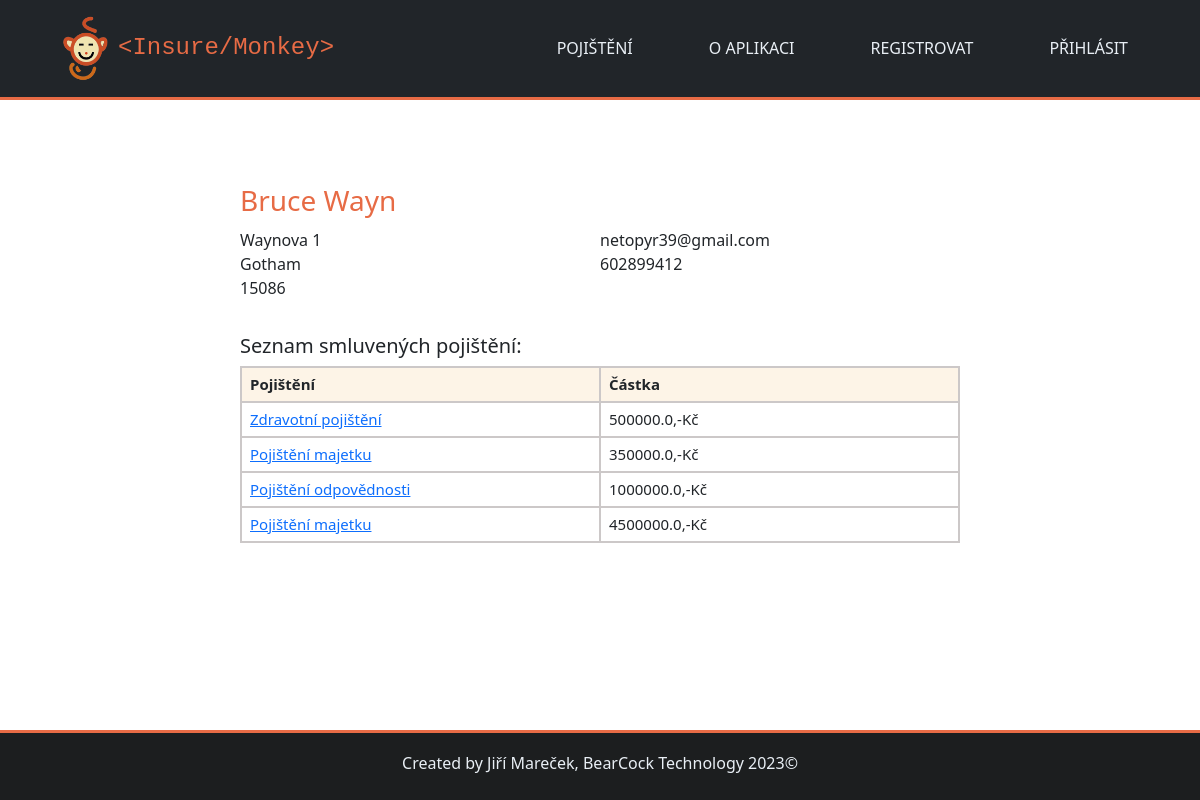
Screenshot of /insuremonkey/4/pojistenec_detail/ with the database file from the repository.
### insuremonkey/models.py (models this page shows, shortened)
class Pojistenec(models.Model):
    jmeno = models.CharField(max_length=20, verbose_name="Jméno")
    prijmeni = models.CharField(max_length=50, verbose_name="Příjmení")
    email = models.CharField(max_length=50, verbose_name="E-mail")
    telefon = models.IntegerField(default=0, verbose_name="Telefon")
    ulice = models.CharField(max_length=100, verbose_name="Ulice a číslo popisné")
    mesto = models.CharField(max_length=50, verbose_name="Město")
    psc = models.IntegerField(default=0, verbose_name="PSČ")
    def __init__(self, *args, **kwargs):
        super(Pojistenec, self).__init__(*args, **kwargs)
    class Meta:
        verbose_name = "Pojištěnec"
        verbose_name_plural = "Pojištěnci"

class NastavitPojisteni(models.Model):
    pojisteni = models.ForeignKey(Pojisteni, on_delete=models.CASCADE, verbose_name= "Typ pojištění")
    pojistenec = models.ForeignKey(Pojistenec, on_delete=models.CASCADE, verbose_name= "Pojištěnec")
    cislo_smlouvy = models.AutoField(primary_key=True, verbose_name= "Čislo smlouvy")
    predmet_pojisteni = models.CharField(max_length=200, verbose_name= "Předmět pojištění")
    datum_zacatek = models.DateField(verbose_name="Platnost od")
    datum_konec = models.DateField(verbose_name="Platnost do")
    castka = models.FloatField(default=0, verbose_name="Částka")
    class Meta:
        verbose_name = "Smluvené pojištění"
        verbose_name_plural = "Smluvená pojištění"

class Pojisteni(models.Model):
    typ_pojisteni = models.CharField(max_length=80, verbose_name="Typ pojištění")
    popis_pojisteni = models.CharField(max_length=400, verbose_name="Popis produktu")
    def __str__(self):
        return f"{self.typ_pojisteni}"
    class Meta:
        verbose_name = "Pojištění"
        verbose_name_plural = "Pojištění"

### insuremonkey/views.py (the view, shortened to what this page needs)
# urls.py: path("<int:pk>/pojistenec_detail/", views.PojistenecActualView.as_view(), name="pojistenec_detail"), #pk = id
class PojistenecActualView(generic.DetailView):
    model = Pojistenec
    template_name = "insuremonkey/pojistenec_detail.html"
    def get(self, request, pk):
        try:
            pojistenec = self.get_object()
        except:
            return redirect ("pojistenci")
        return render(request, self.template_name, {"pojistenec": pojistenec})

### insuremonkey/templates/insuremonkey/pojistenec_detail.html (shortened to what this page needs)
{% extends "base.html" %}
{% load static %}
{% block content %}
  <h3 class="barevny_text"> {{ pojistenec.jmeno }} {{ pojistenec.prijmeni }} </h3>
    <div class="grid-container">
      <div class="grid-item">
          {{ pojistenec.ulice }} <br>
          {{ pojistenec.mesto }} <br>
          {{ pojistenec.psc }} <br>
      </div>
      <div class="grid-item">
          {{ pojistenec.email }} <br>
          {{ pojistenec.telefon }} <br>
      </div>
    </div>
    <br>
    <h5>Seznam smluvených pojištění:</h5>
    {% if pojistenec.nastavitpojisteni_set.all %}
        <table class="table">
          <thead>
            <tr>
            <th>Pojištění</th>
            <th>Částka</th>
            </tr>
          </thead>
          <tbody>
            {% for pojisteni in pojistenec.nastavitpojisteni_set.all %}
              <tr>
                <td><a href="{% url 'nastavit_pojisteni_detail' pojisteni.pk %}">{{ pojisteni.pojisteni }}</a></td>
                <td>{{ pojisteni.castka }},-Kč</td>
              </tr>
            {% endfor %}
          </tbody>
        </table>
    {% else %}
      <p>Tento pojištěnec zatím nemá žádná smluvená pojištění.</p>
    {% endif %}
  <br>
  <br>
{% endblock %}

### insuremonkey/templates/base.html (shortened to what this page needs)
<!DOCTYPE html>
<html lang="cs">
    <head>
        {% load static %}
        {% load bootstrap5 %}
        <link rel="stylesheet" href="{% static 'css/bootstrap.min.css' %}" type="text/css">
        <link rel="stylesheet" href="{% static 'css/style.css' %}" type="text/css">
        <link rel="stylesheet" href="{% static 'css/bootstrap.min.css' %}" type="text/css">
    </head>
    <body>
        <header>
            <nav class="navbar navbar-expand-lg navbar-dark bg-dark">
                <a class="navbar-brand d-flex align-items-center" href="{% url 'index' %}">
                    <img src='/static/insuremonkey/logo.png' class="d-inline-block align-top" width="50" height="70" alt="InsureMonkey"/>
                    <span class="ms-2 logo-text" style="font-size: 24px;">&lt;Insure/Monkey&gt;</span>
                </a>
                <div class="collapse navbar-collapse navbar-dark bg-dark" id="obsah_navigacni_listy">
                    <ul class="navbar-nav">
                            <li class="nav-item">
                                <a class="nav-link" href="{% url 'pojisteni' %}">Pojištění</a>
                            </li>
                        <li class="nav-item">
                            <a class="nav-link" href="{% url 'o_aplikaci' %}">O aplikaci</a>
                        </li>
                        {% if not user.is_authenticated %}
                            <li class="nav-item">
                                <a class="nav-link" href="{% url 'registrace' %}">Registrovat</a>
                            </li>
                        {% endif %}
                        {% if not user.is_authenticated %}
                            <li class="nav-item">
                                <a class="nav-link" href="{% url 'login' %}">Přihlásit</a>
                            </li>
                        {% endif %}
                    </ul>
                </div>
            </nav>
        </header>
        <br>
        <div class="content">
        {% block content %}
        {% endblock %}
        </div>
            <footer>
                Created by Jiří Mareček, BearCock Technology 2023©
            </footer>
    </body>
    </html>

### insuremonkey/static/css/style.css (style rules this page uses)
body { font: 15px; background: #f9f9f9; box-sizing: border-box; color: #414042; display: flex; flex-direction: column; box-sizing: border-box; margin: 0; padding: 80px 0 0 0; min-width: min-content; min-height: 100vh; }
body > header { width: 100%; height: 100px; z-index: 100; position: fixed; z-index: 100; top: 0; }
nav { height: 100px; color: rgb(233, 239, 245); text-decoration: none; border-bottom: 3px solid rgb(231, 107, 69); }
.navbar-brand img { height: 70px; margin: auto 0 auto 60px; display: flex; flex-direction: column; justify-content: center; }
.logo-text { font-weight: normal; font-size: 1.4em; line-height: 1.2em; font-family: 'Courier New'; color: rgb(231, 107, 69) !important; }
nav ul { margin: 0; list-style-type: none; display: flex; align-items: center; height: 100%; width: 96%; justify-content: right; }
nav ul li { padding: 8px 25px; margin: 0 5px; font-size: 1em; line-height: 1.1em; }
nav ul a { text-decoration: none; text-transform: uppercase; color: rgb(233, 239, 245) !important; }
.content { width: 60%; margin: 80px auto; }
.table td, .table th, .table tr { border: 2px solid rgb(204, 200, 200); font-size: 15px; line-height: 17px; vertical-align: middle; }
.table { table-layout: fixed; border-collapse: collapse; }
.table thead { background-color: rgb(253, 244, 231); }
.grid-container { display: grid; grid-template-columns: 50% 50%; font-size: 16px; }
.grid-item { padding: 10px 10px 10px 0px; }
.barevny_text { color: rgb(231, 107, 69); margin-bottom: 0; }
footer { position: fixed; width: 100%; height: 70px; background-color: #1c1e1f; color: rgb(233, 239, 245); text-align: center; line-height: 60px; bottom: 0; border-top:3px solid rgb(231, 107, 69); }

### rows the page displays
Pojistenec: jmeno "Bruce", prijmeni "Wayn", ulice "Waynova 1", mesto "Gotham", psc "15086", email "netopyr39@gmail.com", telefon "602899412"
NastavitPojisteni: pojisteni "Zdravotní pojištění", castka "500000.0"
NastavitPojisteni: pojisteni "Pojištění majetku", castka "350000.0"
NastavitPojisteni: pojisteni "Pojištění odpovědnosti", castka "1000000.0"
NastavitPojisteni: pojisteni "Pojištění majetku", castka "4500000.0"
